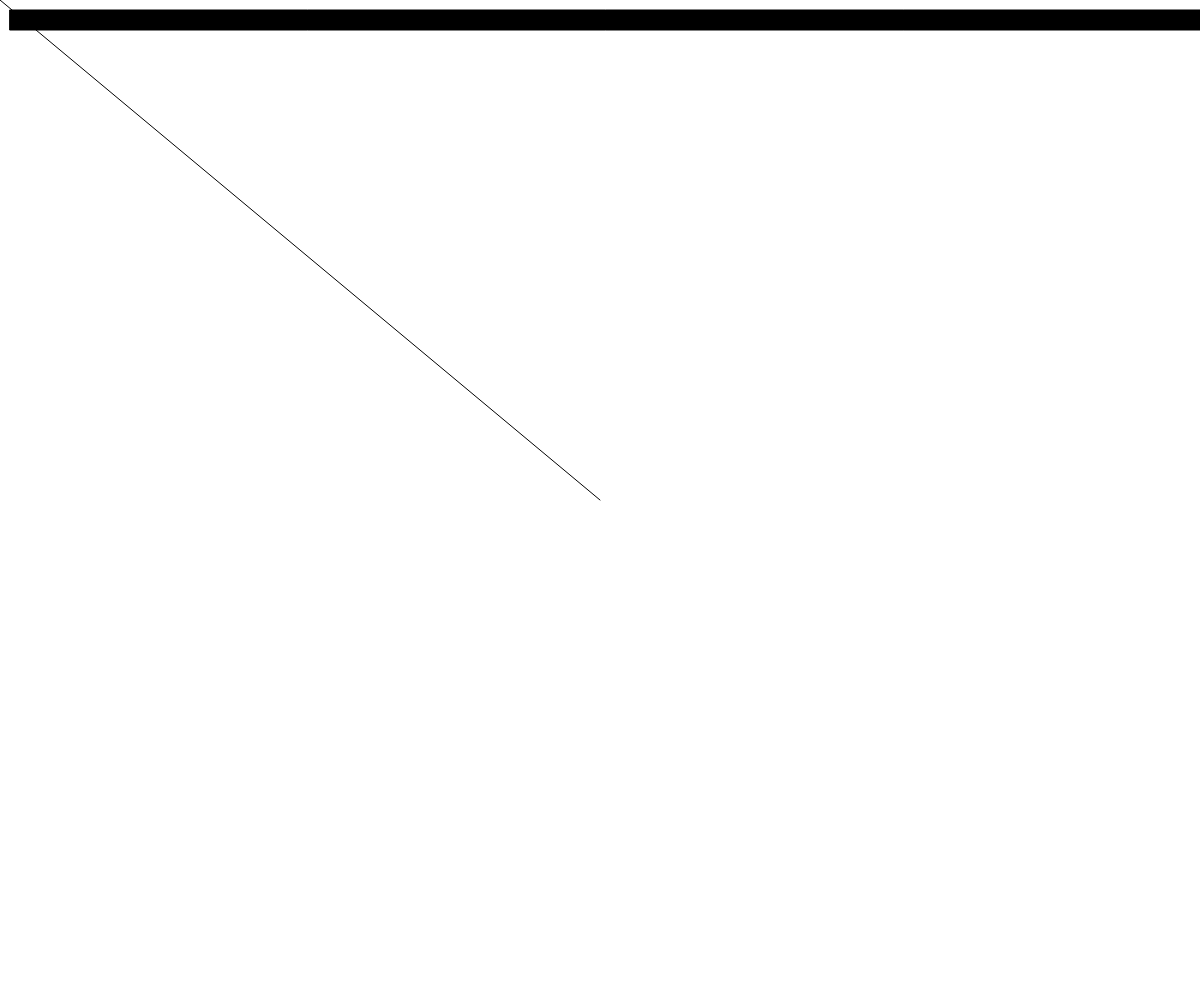
Frame 1 (no input)
Frame 60 (no input): identical to frame 1, image omitted
Frame 120 (the mouse pressed at the canvas centre since frame 60): blank canvas, image omitted

The p5.js sketch that drew this single still picture (run headless with seeded random() and noise() and a simulated clock; from frame 60 on, the mouse is pressed at the canvas centre):

// p5.js sketch
// ── sketch.js
function setup() {
  createCanvas(windowWidth, windowHeight);
}

function draw() {
  background(255);

  let mouse = createVector(mouseX, mouseY);
  let centerP = createVector(width / 2, height / 2);
  mouse.sub(centerP);
  // The magnitude (that is, length) of a vector can be accessed via the mag() method.  Here it is used as the width of a rectangle drawn at the top of the window.
  let m = mouse.mag();
  fill(0);
  rect(10, 10, m * 2, 20);
  translate(width / 2, height / 2);
  line(0, 0, mouse.x, mouse.y);
}
